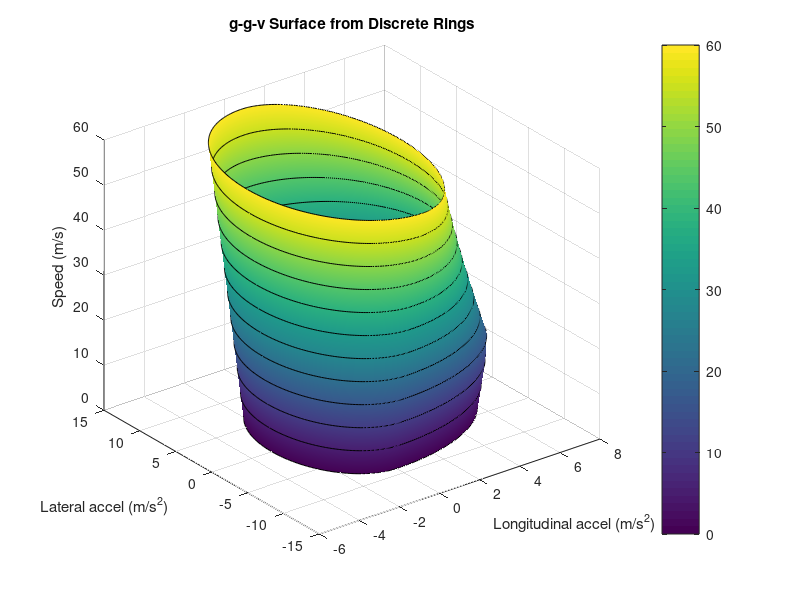

The MATLAB source for this figure: (Note: this script raises an error after producing the figure.)
%% GGV Surface Generation
speedRings = linspace(0, 60, 12);   % number of rings
phi = linspace(-pi, pi, 400);

[Phi, V] = meshgrid(phi, speedRings);

ayMax = 9 + 0.06*V;
axFwd = 6.5 + 0.03*V;
mask = V > 15;   
axFwd(mask) = max(0, 6.95 - 0.08*(V(mask) - 15));

axBrk = 3 + 0.02*V;

Ax = zeros(size(V));
Ay = ayMax .* sin(Phi);

forward = cos(Phi) >= 0;
Ax(forward) = axFwd(forward) .* cos(Phi(forward));
Ax(~forward) = -axBrk(~forward) .* abs(cos(Phi(~forward)));

figure
surf(Ax, Ay, V, V, 'EdgeColor', [0.6 0.6 0.6], 'FaceColor', 'interp')
shading interp
grid on
xlabel('Longitudinal accel (m/s^2)')
ylabel('Lateral accel (m/s^2)')
zlabel('Speed (m/s)')
title('g-g-v Surface from Discrete Rings')
view(3)
colorbar

hold on
for k = 1:numel(speedRings)
    plot3(Ax(k,:), Ay(k,:), V(k,:), 'k-')
end
hold off

%% GGV Surface from Vehicle Data
clear; clc;

g0 = 9.81; % m/s^2 per g

%% Input data
useVehicleModel = true;   % true = GGV calculated by the vehicle model, false = values typed in below

if useVehicleModel
    % Needs vehicle_model_defaults.m, vehicle_model_calc.m, vehicle_ggv.m, vehicle_powertrain.m on the path
    inp = vehicle_model_defaults();
    veh = vehicle_model_calc(inp);
    v            = veh.ggv.v;              % m/s: 0, top/4, top/2, skid pad, 3*top/4, top speed
    gLat         = veh.ggv.gLat;
    gLong_acc    = veh.ggv.gLong_acc;      % Grip-limited acceleration
    gLong_brk    = veh.ggv.gLong_brk;      % Grip-limited braking
    gLong_powtrn = veh.ggv.gLong_powtrn;   % Powertrain-limited acceleration
else
    v = [0, 5, 10, 12, 15, 20.1]; % m/s
    gLat = [1.57, 1.60, 1.69, 1.75, 1.84, 1.99];
    gLong_acc = [1.31, 1.33, 1.39, 1.43, 1.49, 1.62];    % Grip-limited acceleration
    gLong_brk = [1.75, 1.78, 1.89, 1.96, 2.07, 2.32];    % Grip-limited braking
    gLong_powtrn = [0.57, 0.57, 0.55, 0.53, 0.51, 0]; % Powertrain-limited acceleration
end

%% Build the speed/angle grid
speedRings = linspace(min(v), max(v), 12); % stays within the data range
phi = linspace(-pi, pi, 400);
[Phi, V] = meshgrid(phi, speedRings);

%% Interpolate limits onto the grid and convert g to m/s^2
ayMax = g0 * interp1(v, gLat, V, 'pchip');
axGrip = g0 * interp1(v, gLong_acc, V, 'pchip');
axPowertrain = g0 * interp1(v, gLong_powtrn, V, 'pchip');
axBrk = g0 * interp1(v, gLong_brk, V, 'pchip');

% Forward acceleration is limited by whichever is lower at each speed
axFwd = min(axGrip, axPowertrain);

%% Calculate the g-g-v surface
Ax = zeros(size(V));
Ay = ayMax .* sin(Phi);
forward = cos(Phi) >= 0;
Ax(forward) = axFwd(forward) .* cos(Phi(forward));
Ax(~forward) = -axBrk(~forward) .* abs(cos(Phi(~forward)));

%% Plot

Ax_plot = Ax / g0;
Ay_plot = Ay / g0;
figure
surf(Ax_plot, Ay_plot, V, V, 'EdgeColor', 'none', 'FaceColor', 'interp')
grid on
xlabel('Longitudinal accel (g)')
ylabel('Lateral accel (g)')
zlabel('Speed (m/s)')
title('g-g-v Surface from Vehicle Data')
view(3)
cb = colorbar;
ylabel(cb, 'Speed (m/s)')
hold on
for k = 1:numel(speedRings)
    plot3(Ax_plot(k,:), Ay_plot(k,:), V(k,:), 'k-')
end
hold off

%% Oval track
trackCenter = [0 0];   % [xc yc]
a = 60;               % semi-major axis in x (m)
b = 40;                % semi-minor axis in y (m)
nPts = 200;

theta = linspace(pi/2, 2*pi + pi/2, nPts + 1);
theta(end) = [];   % do not duplicate the start/end point

useOval = false;      % true = synthetic oval above, false = Sepang data
trackSpacing = 0.5;    % resample the logged track every N metres. Fixed distance spacing keeps curvature
                       % consistent at all speeds: wider spacing opens corners up, raw 50 Hz samples
                       % (0.3 m apart in slow corners) are noisy because coords are stored to ~3 mm
closeBlend = 30;       % metres over which the end of the lap is blended into the start (lap start/end
                       % lines differ by ~1.8 m sideways and ~9 deg, which otherwise makes a fake hairpin)
curvSmoothPts = 1;     % curvature smoothing window in points (1 = none)

if useOval
    xTrack = trackCenter(1) + a*cos(theta);
    yTrack = trackCenter(2) + b*sin(theta);
    trackName = 'Oval Track';
else
    % Find Data\Sepang.mat. mfilename points to a temp copy when using Run Section,
    % so also check the file open in the editor, the MATLAB path, and the current folder.
    searchDirs = {fileparts(mfilename('fullpath'))};
    try searchDirs{end+1} = fileparts(matlab.desktop.editor.getActiveFilename); catch, end
    searchDirs{end+1} = fileparts(which('Solver_Script'));
    searchDirs{end+1} = pwd;
    dataFile = '';
    for k = 1:numel(searchDirs)
        f = fullfile(searchDirs{k}, 'Data', 'UGR26_FSUK_Ziru_Lap3.mat');
        if ~isempty(searchDirs{k}) && isfile(f), dataFile = f; break, end
    end
    if isempty(dataFile)
        error('Could not find Data\Sepang.mat. Change folder to the LTS folder (cd) and try again.');
    end
    trackData = load(dataFile, 'Car_Coord_X', 'Car_Coord_Y');
    xRaw = trackData.Car_Coord_X.Value;
    yRaw = trackData.Car_Coord_Y.Value;

    % Resample at a fixed distance spacing
    sRaw = [0, cumsum(hypot(diff(xRaw), diff(yRaw)))];
    [sRaw, rawIdx] = unique(sRaw);              % drop repeated points (car stationary)
    sTrackRaw = 0:trackSpacing:sRaw(end);       % logged distance of each track point (used for comparison)
    xTrack = interp1(sRaw, xRaw(rawIdx), sTrackRaw);
    yTrack = interp1(sRaw, yRaw(rawIdx), sTrackRaw);

    % Close the loop smoothly: blend the last closeBlend metres onto the start line's tangent
    Lc = sTrackRaw(end) + trackSpacing;
    j  = find(sTrackRaw >= 3, 1);
    h  = [xTrack(j) - xTrack(1), yTrack(j) - yTrack(1)];
    h  = h / norm(h);
    w  = min(max((sTrackRaw - (sTrackRaw(end) - closeBlend)) / closeBlend, 0), 1);
    w  = 0.5 * (1 - cos(pi * w));
    xTrack = (1 - w) .* xTrack + w .* (xTrack(1) - (Lc - sTrackRaw) * h(1));
    yTrack = (1 - w) .* yTrack + w .* (yTrack(1) - (Lc - sTrackRaw) * h(2));
    trackName = 'Sepang';
end

figure
plot(xTrack, yTrack, '-', 'LineWidth', 2)
axis equal
grid on
xlabel('X (m)')
ylabel('Y (m)')
title(trackName)

sLap = [0, cumsum(hypot(diff(xTrack), diff(yTrack)))];
L = sLap(end) + hypot(xTrack(1) - xTrack(end), yTrack(1) - yTrack(end));

xPrev = circshift(xTrack, 1);
xNext = circshift(xTrack, -1);
yPrev = circshift(yTrack, 1);
yNext = circshift(yTrack, -1);

sPrev = circshift(sLap, 1);
sNext = circshift(sLap, -1);
sPrev(1) = sLap(end) - L;
sNext(end) = sLap(1) + L;

dx = (xNext - xPrev) ./ (sNext - sPrev);
dy = (yNext - yPrev) ./ (sNext - sPrev);

dxPrev = circshift(dx, 1);
dxNext = circshift(dx, -1);
dyPrev = circshift(dy, 1);
dyNext = circshift(dy, -1);

ddx = (dxNext - dxPrev) ./ (sNext - sPrev);
ddy = (dyNext - dyPrev) ./ (sNext - sPrev);

kappa = abs(dx .* ddy - dy .* ddx) ./ (dx.^2 + dy.^2).^(3/2);
kappa = smoothdata(kappa, "movmean", curvSmoothPts);
kappa = max(kappa, eps);
radius = 1 ./ max(kappa, eps);
radius = min(radius, 500);
radius(~isfinite(radius)) = NaN;




figure
plot(sLap, radius, '-', 'LineWidth', 2)
grid on
xlabel('Distance along track (m)')
ylabel('Radius of Curvature (m)')
title('Radius of Curvature')

figure
plot(sLap, gradient(radius, sLap), '-', 'LineWidth', 2)
grid on
xlabel('Distance along track (m)')
ylabel('dRadius/ds')
title('Rate of Change of Radius')

% Define Apex

dR = gradient(radius, sLap);
dRR = gradient(dR, sLap);

[apex_radius, apex_sLaps] = findpeaks(-radius, sLap, "MinPeakProminence", 40, "MinPeakHeight", -400);
apex_radius = -apex_radius;

figure
plot(sLap, radius, '-', 'LineWidth', 2)
hold on

plot(apex_sLaps, apex_radius, 'ro', 'MarkerFaceColor', 'r', 'MarkerSize', 8)

grid on
xlabel('Distance along track (m)')
ylabel('Radius of Curvature (m)')
title('Radius of Curvature')

%% Solve for peak Ay at apex

vGrid = linspace(0, max(speedRings), 100);   % stay within GGV

ayEnvelope = max(Ay, [], 2); 
ayAvailGrid = interp1(speedRings(:), ayEnvelope(:), vGrid, 'pchip', 'extrap');

vMaxAtApex = NaN(size(apex_radius));

for k = 1:numel(apex_sLaps)
    turnRadius = apex_radius(k);

    ayReq = vGrid.^2 ./ turnRadius;

    idx = find(ayReq <= ayAvailGrid, 1, 'last');

    if ~isempty(idx)
        vMaxAtApex(k) = vGrid(idx);
    end
end


%% Cornering speed limit at every track point
% Highest speed where the required lateral accel (v^2/R) fits inside the GGV envelope.
% Used to cap the accel/brake passes so they never run out of grip and leave NaN gaps.
vFine = linspace(0, max(speedRings), 1000);
ayAvailFine = interp1(speedRings(:), ayEnvelope(:), vFine, 'pchip');
feasibleV = (vFine.^2) ./ radius(:) <= ayAvailFine;          % numel(sLap) x numel(vFine)
[~, lastIdx] = max(feasibleV .* (1:numel(vFine)), [], 2);
vLimit = vFine(lastIdx);                                      % 1 x numel(sLap)

% Solve Acceleration

function [ax, ay] = ax_solver(vel, inst_radius, isAccel, ggvDv, AxTab, AyTab)
% GGV slice at this speed, read from the precomputed tables (linear blend between the two
% nearest 0.01 m/s rows - matches interp1(...,'pchip') on speedRings to ~1e-6 m/s)
f = vel / ggvDv;
i = min(floor(f) + 1, size(AxTab, 1) - 1);
w = f - (i - 1);
axAtVel = AxTab(i, :) * (1 - w) + AxTab(i + 1, :) * w;
ayAtVel = AyTab(i, :) * (1 - w) + AyTab(i + 1, :) * w;

% Keep only points that satisfy the lateral requirement
feasible = ayAtVel >= vel.^2 ./ inst_radius;

ax = NaN;
ay = NaN;

if any(feasible)
    feasibleIdx = find(feasible);
    if isAccel
        [ax, localIdx] = max(axAtVel(feasibleIdx));
    else
        [ax, localIdx] = min(axAtVel(feasibleIdx));
    end
    idx = feasibleIdx(localIdx);
    ay = ayAtVel(idx);
end
end


%% Precompute GGV slices on a fine speed grid (replaces interp1 inside the solver loop)
ggvDv = 0.01;                                                  % m/s
vTab  = (0:ggvDv:max(speedRings) + ggvDv)';
AxTab = interp1(speedRings(:), Ax, vTab, 'pchip', 'extrap');   % numel(vTab) x numel(phi)
AyTab = interp1(speedRings(:), Ay, vTab, 'pchip', 'extrap');

% Solve for vCar
solveTimer = tic;

vCar = inf(1, numel(sLap));
ayCar = NaN(1, numel(sLap));

for i = 1:numel(apex_sLaps)
    apex_sLap = apex_sLaps(i);
    [~, apex_idx] = min(abs(sLap - apex_sLap));

    candidate = inf(1, numel(sLap));
    candidateAy = NaN(1, numel(sLap));

    candidate(apex_idx) = vMaxAtApex(i);
    candidateAy(apex_idx) = candidate(apex_idx).^2 ./ apex_radius(i);

    for n = apex_idx + 1:numel(sLap)
        vel = candidate(n - 1);
        if ~isfinite(vel)
            break
        end

        inst_radius = radius(n);
        [ax, ay] = ax_solver(vel, inst_radius, true, ggvDv, AxTab, AyTab);
        ds = sLap(n) - sLap(n - 1);

        if isnan(ax)
            vNew = vLimit(n);                 % out of grip: car sits at its cornering limit
        else
            vNew = sqrt(max(0, vel.^2 + 2 * ax * ds));
        end

        if isnan(ax) || vNew > vLimit(n)
            vNew = vLimit(n);
            ay = vNew.^2 ./ inst_radius;
        end

        candidate(n) = vNew;
        candidateAy(n) = ay;

        % Early stop: an earlier apex's acceleration pass is already slower here. Acceleration
        % passes never cross back (a faster entry speed always gives a faster exit speed), so
        % this pass can't lower vCar any further. Only safe for acceleration passes - braking
        % passes can cross a forward pass where it snaps down to vLimit, so they always run in full.
        if vNew > vCar(n)
            break
        end
    end

    for n = apex_idx - 1:-1:1
        vel = candidate(n + 1);
        if ~isfinite(vel)
            break
        end

        inst_radius = radius(n);
        [ax, ay] = ax_solver(vel, inst_radius, false, ggvDv, AxTab, AyTab);
        ds = sLap(n + 1) - sLap(n);

        if isnan(ax)
            vNew = vLimit(n);                 % out of grip: car sits at its cornering limit
        else
            vNew = sqrt(max(0, vel.^2 + 2 * (-ax) * ds));
        end

        if isnan(ax) || vNew > vLimit(n)
            vNew = vLimit(n);
            ay = vNew.^2 ./ inst_radius;
        end

        candidate(n) = vNew;
        candidateAy(n) = ay;
    end

    finiteMask = isfinite(candidate);
    betterMask = finiteMask & candidate < vCar;
    vCar(betterMask) = candidate(betterMask);
    ayCar(betterMask) = candidateAy(betterMask);
end

% Wrap-around solve: start at sLap(end) and accelerate through sLap(1)
firstApexS = min(apex_sLaps);
[~, firstApexIdx] = min(abs(sLap - firstApexS));

if isfinite(vCar(end))
    startCandidate = inf(1, numel(sLap));
    startCandidateAy = NaN(1, numel(sLap));
    prevVel = vCar(end);

    for n = 1:firstApexIdx
        inst_radius = radius(n);
        [ax, ay] = ax_solver(prevVel, inst_radius, true, ggvDv, AxTab, AyTab);

        if n == 1
            ds = L - sLap(end);
        else
            ds = sLap(n) - sLap(n - 1);
        end

        if isnan(ax)
            vNew = vLimit(n);                 % out of grip: car sits at its cornering limit
        else
            vNew = sqrt(max(0, prevVel.^2 + 2 * ax * ds));
        end

        if isnan(ax) || vNew > vLimit(n)
            vNew = vLimit(n);
            ay = vNew.^2 ./ inst_radius;
        end

        startCandidate(n) = vNew;
        startCandidateAy(n) = ay;
        prevVel = startCandidate(n);
    end

    finiteMask = isfinite(startCandidate);
    betterMask = finiteMask & startCandidate < vCar;
    vCar(betterMask) = startCandidate(betterMask);
    ayCar(betterMask) = startCandidateAy(betterMask);
end

vCar(isinf(vCar)) = NaN;
fprintf('Speed solve: %.1f s (%d track points, %d apexes)\n', toc(solveTimer), numel(sLap), numel(apex_sLaps));
% Lateral accel actually used = v^2/R. (The solver's ay is the GGV boundary point it picked,
% which can be well above what the corner needs.)
ayCar = vCar.^2 ./ radius;

figure
plot(sLap, vCar, '-', 'LineWidth', 2)
grid on
xlabel('Distance along track (m)')
ylabel('vCar [m/s]')
title('Speed Trace')

figure
plot(sLap, ayCar / 9.81, '-', 'LineWidth', 2)
grid on
xlabel('Distance along track (m)')
ylabel('a_y [g]')
title('Lateral Acceleration Trace')

%% Comparison: simulation vs logged lap (speed, lateral g, longitudinal g)
% Logged channels are interpolated by logged distance onto the same points as xTrack/yTrack,
% so they line up with sLap point for point.
if useOval
    warning('Comparison needs the logged lap: set useOval = false.');
else
    lapData = load(dataFile, 'Ground_Speed', 'CG_Accel_Lateral', 'CG_Accel_Longitudinal');
    toTrack = @(sig) interp1(sRaw, sig(rawIdx), sTrackRaw);

    vMeas     = toTrack(lapData.Ground_Speed.Value) / 3.6;                              % km/h -> m/s
    gLatMeas  = toTrack(smoothdata(lapData.CG_Accel_Lateral.Value,      'movmean', 5)); % g; 0.1 s smoothing removes accel noise
    gLongMeas = toTrack(smoothdata(lapData.CG_Accel_Longitudinal.Value, 'movmean', 5)); % g; +ve = accelerating
    tMeas     = toTrack(lapData.Ground_Speed.Time);
    tMeas     = tMeas - tMeas(1);

    % Simulated lateral g, signed like the logger (+ve = turning left / anticlockwise in X-Y)
    turnDir  = sign(smoothdata(dx .* ddy - dy .* ddx, 'movmean', max(3, round(5/trackSpacing))));
    gLatSim  = turnDir .* ayCar / g0;

    % Simulated longitudinal g from the speed trace: a_x = d(v^2/2)/ds
    gLongSim = gradient(vCar.^2 / 2, sLap) / g0;

    % Simulated time: distance / mean speed over each segment (last segment wraps to the start)
    segLen = [diff(sLap), L - sLap(end)];
    vSeg   = (vCar + circshift(vCar, -1)) / 2;
    dtSim  = segLen ./ vSeg;
    tSim   = [0, cumsum(dtSim(1:end-1))];

    lapTimeSim  = sum(dtSim);
    lapTimeMeas = lapData.Ground_Speed.Time(end) - lapData.Ground_Speed.Time(1);

    nGaps = nnz(isnan(vCar));
    if nGaps > 0
        warning('%d track points have no simulated speed (NaN) - simulated lap time is not valid.', nGaps);
    end

    fprintf('\n                 Simulated   Logged\n');
    fprintf('Lap time (s)     %8.2f  %8.2f   (delta %+.2f s)\n', lapTimeSim, lapTimeMeas, lapTimeSim - lapTimeMeas);
    fprintf('Top speed (m/s)  %8.1f  %8.1f\n', max(vCar), max(vMeas));
    fprintf('Min speed (m/s)  %8.1f  %8.1f\n', min(vCar), min(vMeas));
    fprintf('Peak |gLat| (g)  %8.2f  %8.2f\n', max(abs(gLatSim)), max(abs(gLatMeas)));
    fprintf('Peak accel (g)   %8.2f  %8.2f\n', max(gLongSim), max(gLongMeas));
    fprintf('Peak brake (g)   %8.2f  %8.2f\n', -min(gLongSim), -min(gLongMeas));
    if max(vMeas) > max(speedRings)
        fprintf(['Note: logged speed reaches %.1f m/s but the GGV data stops at %.1f m/s,\n' ...
            '      so the simulation cannot go faster than that.\n'], max(vMeas), max(speedRings));
    end

    figure
    tl = tiledlayout(4, 1, 'TileSpacing', 'compact');
    title(tl, sprintf('Simulation vs Logged - %s  (sim %.2f s vs logged %.2f s)', ...
        trackName, lapTimeSim, lapTimeMeas))

    ax1 = nexttile;
    plot(sLap, vMeas, '-', 'LineWidth', 1.5, 'DisplayName', 'Logged (Lap 3)')
    hold on
    plot(sLap, vCar, '-', 'LineWidth', 1.5, 'DisplayName', 'Simulated')
    yline(max(speedRings), ':k', 'GGV data limit', 'HandleVisibility', 'off');
    plot(apex_sLaps, vMaxAtApex, 'ro', 'MarkerFaceColor', 'r', 'MarkerSize', 5, 'DisplayName', 'Apex limit')
    hold off
    grid on
    ylabel('vCar (m/s)')
    legend('Location', 'best')

    ax2 = nexttile;
    plot(sLap, gLatMeas, '-', 'LineWidth', 1.5)
    hold on
    plot(sLap, gLatSim, '-', 'LineWidth', 1.5)
    hold off
    yline(0, 'k-');
    grid on
    ylabel('gLat (g)')

    ax3 = nexttile;
    plot(sLap, gLongMeas, '-', 'LineWidth', 1.5)
    hold on
    plot(sLap, gLongSim, '-', 'LineWidth', 1.5)
    hold off
    yline(0, 'k-');
    grid on
    ylabel('gLong (g)')

    ax4 = nexttile;
    plot(sLap, tSim - tMeas, '-', 'LineWidth', 1.5, 'Color', [0.3 0.3 0.3])
    yline(0, 'k-');
    grid on
    ylabel('\Deltat sim - logged (s)')
    xlabel('Distance along track (m)')

    linkaxes([ax1 ax2 ax3 ax4], 'x')
    xlim([0 sLap(end)])
end
